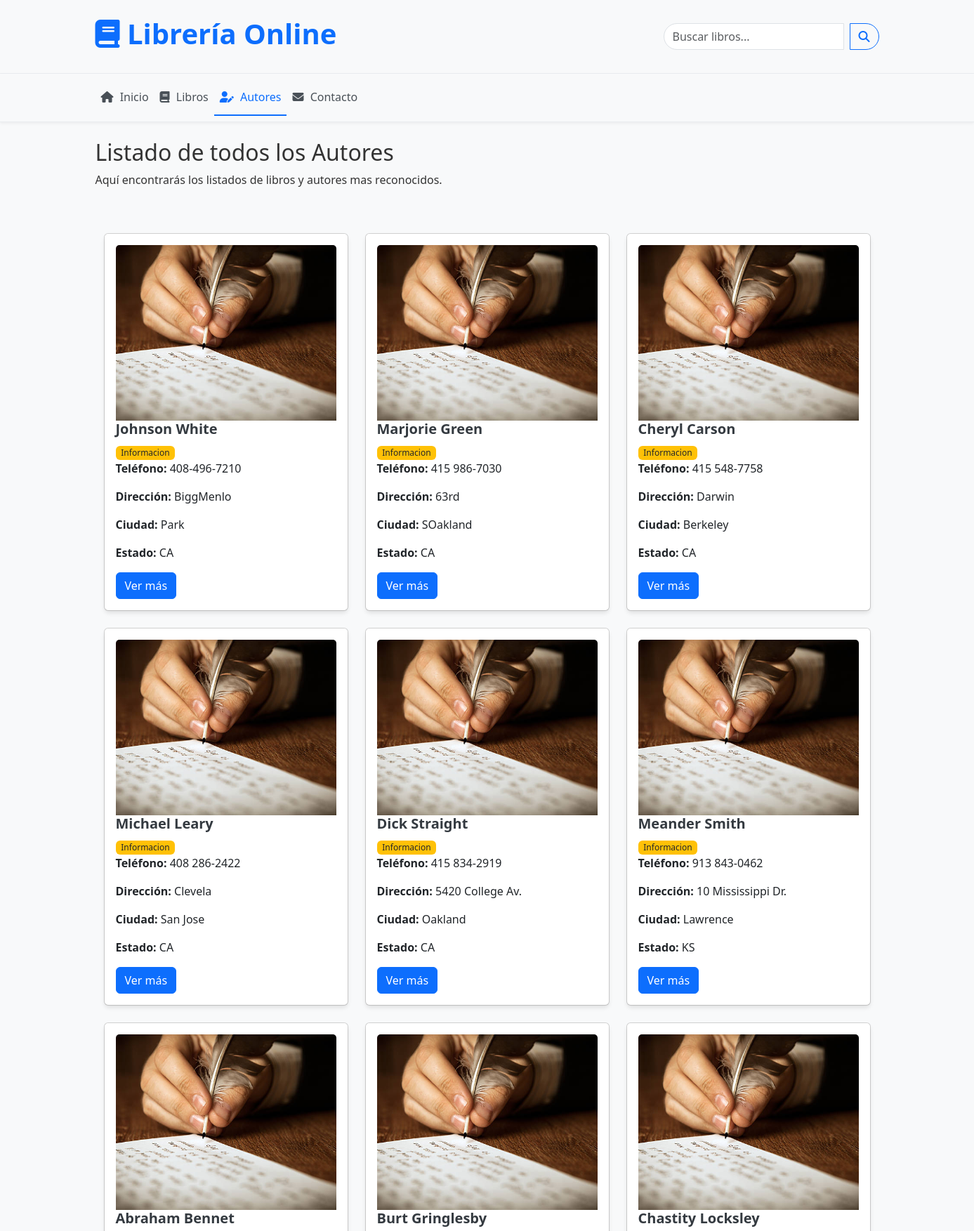
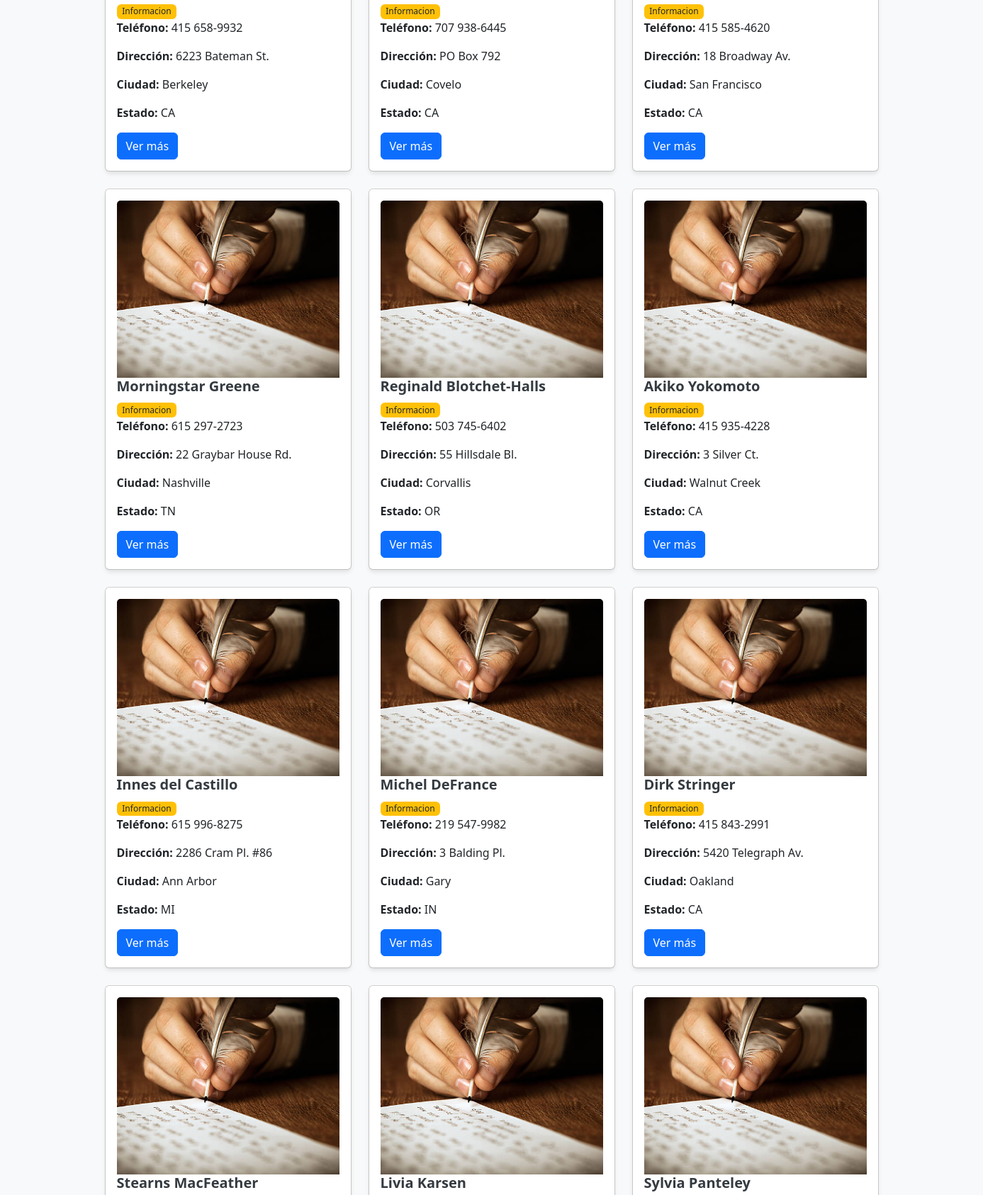
The app's page /pages/autores.php (upper part) with its own data (2 pictures, top to bottom).
### tables this page shows
CREATE TABLE autores (
    id_autor VARCHAR(12) PRIMARY KEY,
    apellido VARCHAR(50) NOT NULL,
    nombre VARCHAR(50) NOT NULL,
    telefono VARCHAR(15),
    direccion VARCHAR(100),
    ciudad VARCHAR(50),
    estado VARCHAR(20),
    pais VARCHAR(50),
    codigo_postal INT
);

### pages/autores.php (the view, shortened to what this page needs)
<?php
$base_url = "/";
$current_page = 'autores';
?>
<?php include_once __DIR__ . '/../includes/header.php';
?>
<?php include_once __DIR__ . '/../includes/navbar.php'; ?>
<div class="row">
    <div class="col-12">
        <h2>Listado de todos los Autores</h2>
        <p>Aquí encontrarás los listados de libros y autores mas reconocidos.</p>
    </div>
</div>
 <?php
$db = new SQLite3('biblioteca.db');
$db->exec("CREATE TABLE IF NOT EXISTS autores (
    id_autor VARCHAR(12) PRIMARY KEY,
    apellido VARCHAR(50) NOT NULL,
    nombre VARCHAR(50) NOT NULL,
    telefono VARCHAR(15),
    direccion VARCHAR(100),
    ciudad VARCHAR(50),
    estado VARCHAR(20),
    pais VARCHAR(50),
    codigo_postal INT
)");
$autores = $db->query("SELECT * FROM autores");
?>
    <div class="container mt-5">
        <div class="row">
            <?php while ($autor = $autores->fetchArray()): ?>
                <div class="col-md-4 mb-4">
                    <div class="card">
                    <div class="card book-card">
                        <div class="card-body">
                        <img src="/img/autor2.jpg" class="card-img-top" alt="Libros">
                            <h5 class="card-title"><?= $autor['nombre'] . ' ' . $autor['apellido'] ?></h5>
                            <span class="badge bg-warning text-dark">Informacion</span>
                            <p class="card-text"><strong>Teléfono:</strong> <?= $autor['telefono'] ?></p>
                            <p class="card-text"><strong>Dirección:</strong> <?= $autor['direccion'] ?></p>
                            <p class="card-text"><strong>Ciudad:</strong> <?= $autor['ciudad'] ?></p>
                            <p class="card-text"><strong>Estado:</strong> <?= $autor['estado'] ?></p>
                            <a href="#" class="btn btn-primary">Ver más</a>
                            </div>
                        </div>
                    </div>
                </div>
            <?php endwhile; ?>
        </div>
    </div>
    <?php include_once __DIR__ . '/../includes/PortadaLibro.php';
 ?>
<?php include_once __DIR__ . '/../includes/footer.php';
 ?>
</body>
</html>

### includes/header.php (shortened to what this page needs)
<!DOCTYPE html>
<html lang="es">
<head>
    <link href="https://cdn.jsdelivr.net/npm/bootstrap@5.3.0-alpha1/dist/css/bootstrap.min.css" rel="stylesheet">
    <link href="<?php echo $base_url; ?>assets/css/style.css" rel="stylesheet">
    <link rel="stylesheet" href="https://cdnjs.cloudflare.com/ajax/libs/font-awesome/6.0.0/css/all.min.css">
</head>
<body>
    <header>
        <div class="container">
            <div class="row py-4">
                <div class="col-md-6">
                    <h1 class="site-title"><i class="fas fa-book"></i> Librería Online</h1>
                </div>
                <div class="col-md-6 d-flex justify-content-end align-items-center">
                    <div class="search-box">
                        <form class="d-flex" role="search">
                            <input class="form-control me-2" type="search" placeholder="Buscar libros..." aria-label="Search">
                            <button class="btn btn-outline-primary" type="submit"><i class="fas fa-search"></i></button>
                        </form>
                    </div>
                </div>
            </div>
        </div>
    </header>
    <?php include_once('navbar.php'); ?>
    <div class="container main-container mt-4">

### includes/navbar.php (shortened to what this page needs)
<nav class="navbar navbar-expand-lg navbar-light bg-light">
    <div class="container">
        <div class="collapse navbar-collapse" id="navbarNav">
            <ul class="navbar-nav">
                <li class="nav-item">
                    <a class="nav-link <?php echo ($current_page == 'index') ? 'active' : ''; ?>" href="<?php echo $base_url; ?>index.php">
                        <i class="fas fa-home"></i> Inicio
                    </a>
                </li>
                <li class="nav-item">
                    <a class="nav-link <?php echo ($current_page == 'libros') ? 'active' : ''; ?>" href="<?php echo $base_url; ?>pages/libros.php">
                        <i class="fas fa-book"></i> Libros
                    </a>
                </li>
                <li class="nav-item">
                    <a class="nav-link <?php echo ($current_page == 'autores') ? 'active' : ''; ?>" href="<?php echo $base_url; ?>pages/autores.php">
                        <i class="fas fa-user-edit"></i> Autores
                    </a>
                </li>
                <li class="nav-item">
                    <a class="nav-link <?php echo ($current_page == 'contacto') ? 'active' : ''; ?>" href="<?php echo $base_url; ?>pages/contacto.php">
                        <i class="fas fa-envelope"></i> Contacto
                    </a>
                </li>
            </ul>
        </div>
    </div>
</nav>

### includes/PortadaLibro.php (shortened to what this page needs)
  <br><br>
<br><br><br><br><br>

### includes/footer.php (shortened to what this page needs)
</div>
    </body>
</html>

### assets/css/style.css (style rules this page uses)
body { font-family: 'Segoe UI', Tahoma, Geneva, Verdana, sans-serif; color: #333; background-color: #f8f9fa; }
.main-container { min-height: 70vh; }
header { background-color: #f8f9fa; border-bottom: 1px solid #e9ecef; }
.site-title { color: #0d6efd; font-weight: 600; }
.search-box .form-control { border-radius: 20px 0 0 20px; }
.search-box .btn { border-radius: 0 20px 20px 0; }
.navbar { border-bottom: 1px solid #e9ecef; box-shadow: 0 2px 4px rgba(0, 0, 0, 0.05); }
.navbar .nav-link { font-weight: 500; color: #495057; padding: 0.8rem 1rem; transition: all 0.3s; }
.navbar .nav-link.active { color: #0d6efd; border-bottom: 2px solid #0d6efd; }
.navbar .nav-link i { margin-right: 5px; }
.book-card { transition: all 0.3s; border: none; box-shadow: 0 4px 6px rgba(0, 0, 0, 0.1); }
.book-card .card-img-top { height: 250px; object-fit: cover; }
.book-card .card-title { font-weight: 600; color: #343a40; }
.book-card .badge { font-weight: 500; }

### records on screen
autores: nombre "Johnson", apellido "White", telefono "408-496-7210", direccion "BiggMenlo", ciudad "Park", estado "CA"
autores: nombre "Marjorie", apellido "Green", telefono "415 986-7030", direccion "63rd", ciudad "SOakland", estado "CA"
autores: nombre "Cheryl", apellido "Carson", telefono "415 548-7758", direccion "Darwin", ciudad "Berkeley", estado "CA"
autores: nombre "Michael", apellido "Leary", telefono "408 286-2422", direccion "Clevela", ciudad "San Jose", estado "CA"
autores: nombre "Dick", apellido "Straight", telefono "415 834-2919", direccion "5420 College Av.", ciudad "Oakland", estado "CA"
autores: nombre "Meander", apellido "Smith", telefono "913 843-0462", direccion "10 Mississippi Dr.", ciudad "Lawrence", estado "KS"
autores: nombre "Abraham", apellido "Bennet", telefono "415 658-9932", direccion "6223 Bateman St.", ciudad "Berkeley", estado "CA"
autores: nombre "Burt", apellido "Gringlesby", telefono "707 938-6445", direccion "PO Box 792", ciudad "Covelo", estado "CA"
autores: nombre "Chastity", apellido "Locksley", telefono "415 585-4620", direccion "18 Broadway Av.", ciudad "San Francisco", estado "CA"
autores: nombre "Morningstar", apellido "Greene", telefono "615 297-2723", direccion "22 Graybar House Rd.", ciudad "Nashville", estado "TN"
autores: nombre "Reginald", apellido "Blotchet-Halls", telefono "503 745-6402", direccion "55 Hillsdale Bl.", ciudad "Corvallis", estado "OR"
autores: nombre "Akiko", apellido "Yokomoto", telefono "415 935-4228", direccion "3 Silver Ct.", ciudad "Walnut Creek", estado "CA"
autores: nombre "Innes", apellido "del Castillo", telefono "615 996-8275", direccion "2286 Cram Pl. #86", ciudad "Ann Arbor", estado "MI"
autores: nombre "Michel", apellido "DeFrance", telefono "219 547-9982", direccion "3 Balding Pl.", ciudad "Gary", estado "IN"
autores: nombre "Dirk", apellido "Stringer", telefono "415 843-2991", direccion "5420 Telegraph Av.", ciudad "Oakland", estado "CA"
autores: nombre "Stearns", apellido "MacFeather"
autores: nombre "Livia", apellido "Karsen"
autores: nombre "Sylvia", apellido "Panteley"
